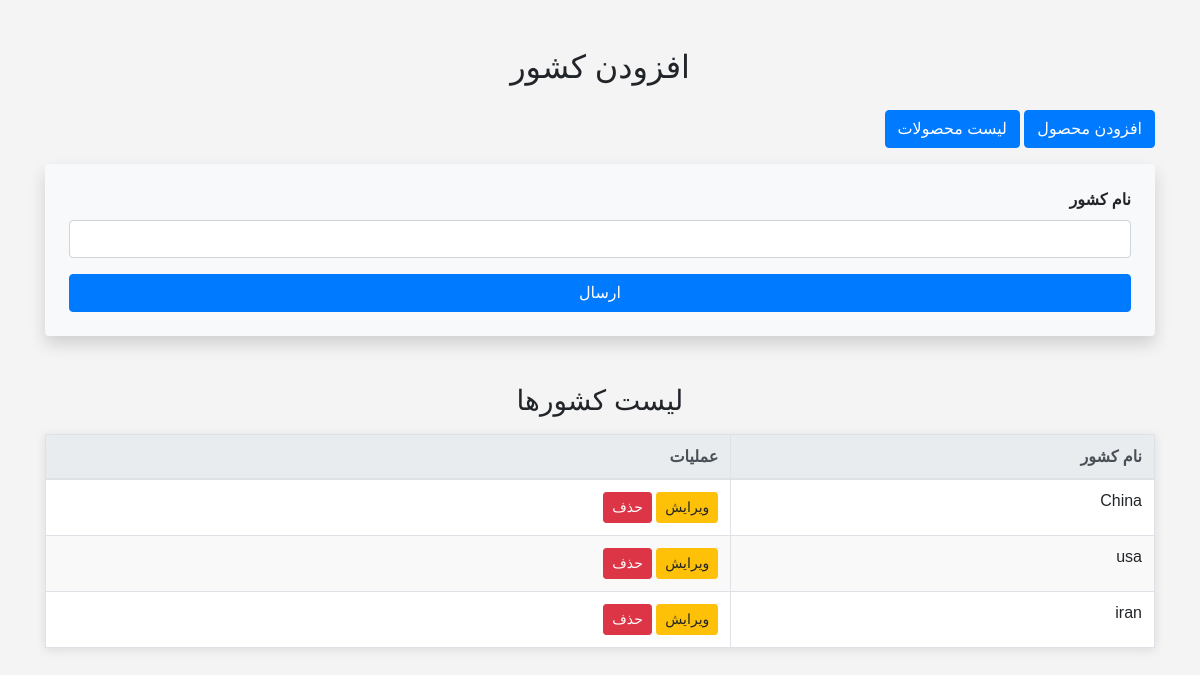
Screenshot of /phone-country/ (signed in) with the database file from the repository.
### mobile_inventory/models.py (models this page shows, shortened)
class Country(models.Model):
    name = models.CharField(max_length=100, unique=True, verbose_name='نام کشور')
    created_at = models.DateTimeField(auto_now_add=True, null=True, blank=True)
    slug = models.SlugField(unique=True, blank=True, verbose_name='آدرس کشور')
    class Meta:
        verbose_name = 'کشور'
        verbose_name_plural = 'کشورها'

### mobile_inventory/views.py (the view, shortened to what this page needs)
# urls.py: path('phone-country/', views.AddCountryView.as_view(), name='add_country'),
class AddCountryView(SuperUserRequiredMixin, CreateView):
    model = Country
    form_class = CountryForm
    template_name = 'mobile_inventory/add_country.html'
    def get_context_data(self, **kwargs):
        context = super().get_context_data(**kwargs)
        context['countries'] = Country.objects.all().order_by('-created_at')
        return context

### mobile_inventory/forms.py
class CountryForm(forms.ModelForm):
    class Meta:
        model = Country
        fields = '__all__'
    error_messages = {
        'country': {
            'required': 'کشور الزامی است.',
        }}

### mobile_inventory/templatetags/custom_filters.py (called while the page is built)
@register.filter(name='add_class')
def add_class(field, css_clss):
    return field.as_widget(attrs={'class': css_clss})

### mobile_inventory/views.py (called while the page is built)
    def test_func(self):
        return self.request.user.is_superuser

### mobile_inventory/templates/mobile_inventory/add_country.html (shortened to what this page needs)
{% extends 'base.html' %}
{% load static %}
{% load custom_filters %}
{% block main %}
    <body>
    <div class="container mt-5">
        <h2 class="text-center mb-4">افزودن کشور</h2>
        {% if request.user.is_superuser %}
            <div class="text-right mb-3">
                <a href="{% url 'add_phone' %}" class="btn btn-primary">افزودن محصول</a>
                <a href="{% url 'list_phone' %}" class="btn btn-primary">لیست محصولات</a>
            </div>
        {% endif %}
        <form method="post" enctype="multipart/form-data" class="bg-light p-4 rounded shadow" novalidate>
            <div class="form-group text-right">
                <label for="{{ form.name.id_for_label }}" class="font-weight-bold">نام کشور</label>
                {{ form.name|add_class:"form-control" }}
            </div>
            <button type="submit" class="btn btn-primary btn-block">ارسال</button>
        </form>
        <h3 class="mt-5 text-center">لیست کشورها</h3>
        <table id="countries-table" class="table table-bordered mt-3 text-right">
            <thead class="thead-light">
            <tr>
                <th>نام کشور</th>
                <th class="text-right">عملیات</th>
            </tr>
            </thead>
            <tbody>
            {% for country in countries %}
                <tr id="country-row-{{ country.slug }}">
                    <td>{{ country.name }}</td>
                    <td class="text-right">
                        <a href="{% url 'edit_country' country.slug %}" class="btn btn-warning btn-sm">ویرایش</a>
                        <button class="btn btn-danger btn-sm delete-country" data-id="{{ country.slug }}">حذف</button>
                    </td>
                </tr>
            {% empty %}
                <tr>
                    <td colspan="2" class="text-center alert alert-warning">هیچ کشوری موجود نیست</td>
                </tr>
            {% endfor %}
            </tbody>
        </table>
    </div>
    </body>
{% endblock %}

### static/css/styles.css (style rules this page uses)
body { font-family: Arial, sans-serif; margin: 20px; background-color: #f4f4f4; direction: rtl; }
table { width: 100%; border-collapse: collapse; margin: 20px 0; background-color: #fff; box-shadow: 0 2px 10px rgba(0, 0, 0, 0.1); }
table, th, td { border: 1px solid #ddd; }
th, td { padding: 12px; text-align: right; }
th { background-color: burlywood; color: black; }
tr:nth-child(even) { background-color: #f9f9f9; }
a { text-decoration: none; }

### rows the page displays
Country: name "China"
Country: name "usa"
Country: name "iran"
